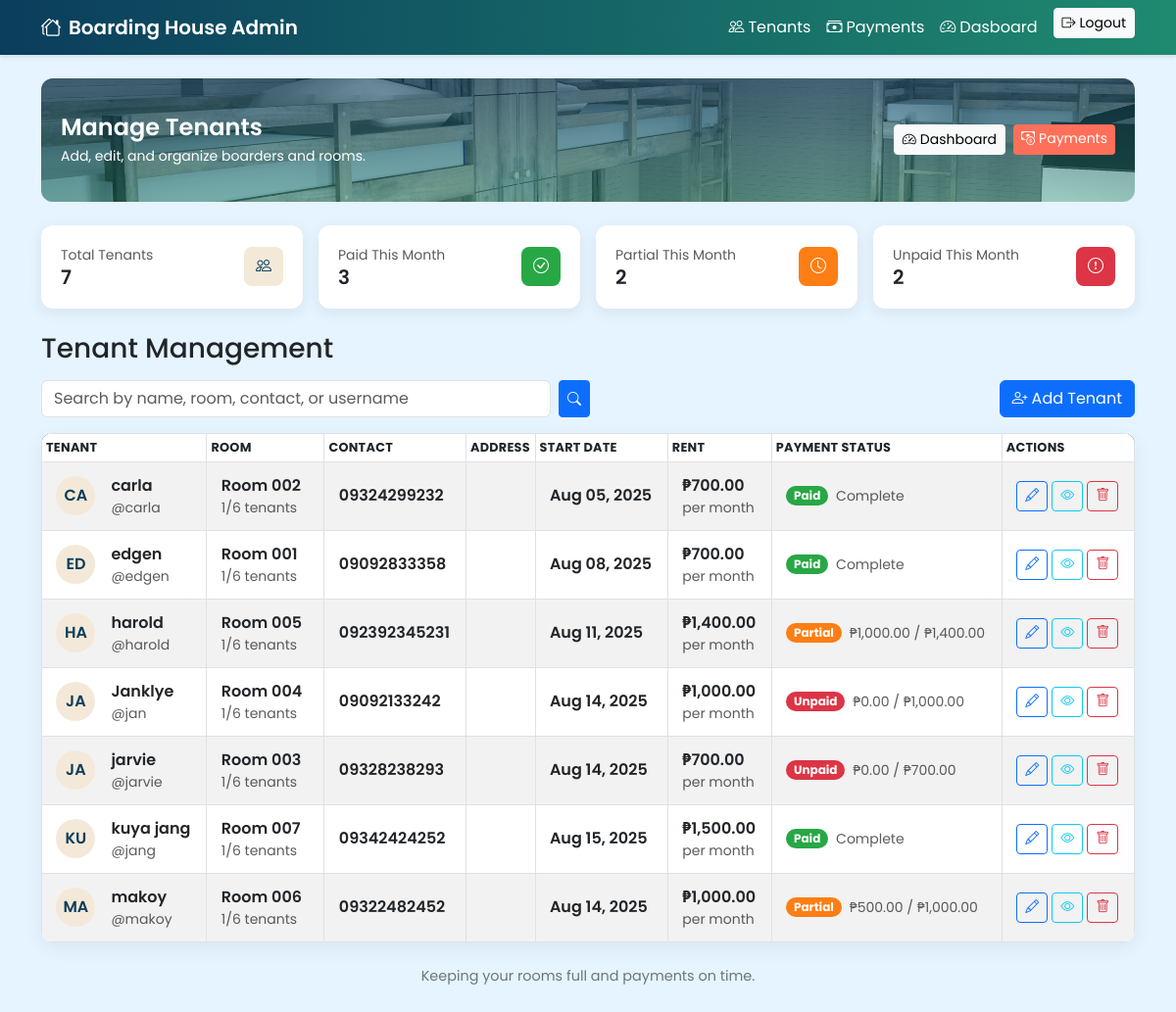
The app's page /admin/tenants.php (signed in) with its own data.
### tables this page shows
CREATE TABLE `tenants` (
  `tenant_id` int(11) NOT NULL,
  `name` varchar(100) NOT NULL,
  `room_number` varchar(10) NOT NULL,
  `contact` varchar(15) DEFAULT NULL,
  `start_date` date NOT NULL,
  `rent_amount` decimal(10,2) NOT NULL,
  `address` varchar(255) NOT NULL DEFAULT '',
  `monthly_rent` decimal(10,2) NOT NULL DEFAULT 0.00
);

CREATE TABLE `users` (
  `id` int(11) NOT NULL,
  `username` varchar(50) NOT NULL,
  `email` varchar(100) DEFAULT NULL,
  `reset_token` varchar(64) DEFAULT NULL,
  `reset_expires` datetime DEFAULT NULL,
  `password` varchar(255) NOT NULL,
  `role` enum('admin','tenant') NOT NULL,
  UNIQUE KEY `uniq_username` (`username`)
);

CREATE TABLE `payments` (
  `payment_id` int(11) NOT NULL,
  `tenant_id` int(11) NOT NULL,
  `month_paid` varchar(7) DEFAULT NULL,
  `amount` decimal(10,2) NOT NULL,
  `payment_method` varchar(50) NOT NULL,
  `status` enum('Paid','Partial','Unpaid') NOT NULL DEFAULT 'Unpaid',
  `remarks` text DEFAULT NULL,
  `date_paid` datetime NOT NULL DEFAULT current_timestamp(),
  `received_by` varchar(100) NOT NULL
);

### admin/tenants.php (the view, shortened to what this page needs)
<?php
include '../config/db.php';
$search = $_GET['search'] ?? '';
$sql = "SELECT t.*, a.username FROM tenants t LEFT JOIN users a ON a.id = t.tenant_id AND a.role='tenant'";
$sql.=" ORDER BY t.name";
$tenants = mysqli_query($conn,$sql);
$total_tenants = mysqli_fetch_assoc(mysqli_query($conn, "SELECT COUNT(*) as count FROM tenants"))['count'] ?? 0;
$current_month = date('Y-m');
$paid_tenants = mysqli_fetch_assoc(mysqli_query($conn, "
    SELECT COUNT(DISTINCT t.tenant_id) as count
    FROM tenants t
    JOIN payments p ON t.tenant_id = p.tenant_id AND p.month_paid = '$current_month'
    WHERE p.status = 'Paid'
"))['count'] ?? 0;
$partial_tenants = mysqli_fetch_assoc(mysqli_query($conn, "
    SELECT COUNT(DISTINCT t.tenant_id) as count
    FROM tenants t
    JOIN payments p ON t.tenant_id = p.tenant_id AND p.month_paid = '$current_month'
    WHERE p.status = 'Partial'
"))['count'] ?? 0;
$unpaid_tenants = mysqli_fetch_assoc(mysqli_query($conn, "
    SELECT COUNT(DISTINCT t.tenant_id) as count
    FROM tenants t
    JOIN payments p ON t.tenant_id = p.tenant_id AND p.month_paid = '$current_month'
    WHERE p.status = 'Unpaid'
"))['count'] ?? 0;
?>
<!DOCTYPE html>
<html>
<head>
<link href="https://cdn.jsdelivr.net/npm/bootstrap@5.3.0/dist/css/bootstrap.min.css" rel="stylesheet">
<link href="https://cdn.jsdelivr.net/npm/bootstrap-icons@1.11.3/font/bootstrap-icons.css" rel="stylesheet">
</head>
<body>
<nav class="navbar navbar-expand-lg navbar-dark">
  <div class="container">
    <a class="navbar-brand fw-semibold" href="dashboard.php"><i class="bi bi-houses me-2"></i>Boarding House Admin</a>
    <div class="collapse navbar-collapse" id="navbarsMain">
      <ul class="navbar-nav ms-auto">
        <li class="nav-item"><a class="nav-link active" href="tenants.php"><i class="bi bi-people me-1"></i>Tenants</a></li>
        <li class="nav-item"><a class="nav-link" href="payments.php"><i class="bi bi-cash-stack me-1"></i>Payments</a></li>
        <li class="nav-item"><a class="nav-link active" href="dashboard.php"><i class="bi bi-speedometer2 me-1"></i>Dasboard</a></li>
        <li class="nav-item ms-lg-2"><a class="btn btn-sm btn-light" href="../logout.php"><i class="bi bi-box-arrow-right me-1"></i>Logout</a></li>
      </ul>
    </div>
  </div>
</nav>
<div class="container mt-4">
  <div class="hero mb-4">
    <div class="hero-content d-flex flex-column flex-md-row align-items-md-center justify-content-between">
      <div class="mb-2 mb-md-0">
        <h1 class="h4 fw-semibold mb-1">Manage Tenants</h1>
        <div class="small">Add, edit, and organize boarders and rooms.</div>
      </div>
      <div class="d-flex gap-2">
        <a href="dashboard.php" class="btn btn-light btn-sm"><i class="bi bi-speedometer2 me-1"></i>Dashboard</a>
        <a href="payments.php" class="btn btn-coral btn-sm"><i class="bi bi-cash-coin me-1"></i>Payments</a>
      </div>
    </div>
  </div>
  <div class="row g-3 mb-4">
    <div class="col-md-3">
      <div class="card stat-card">
        <div class="card-body d-flex align-items-center justify-content-between">
          <div>
            <div class="text-muted small">Total Tenants</div>
            <div class="h5 mb-0 fw-semibold"><?= $total_tenants ?></div>
          </div>
          <div class="stat-icon" style="background:var(--bh-sand); color:var(--bh-deep);"><i class="bi bi-people"></i></div>
        </div>
      </div>
    </div>
    <div class="col-md-3">
      <div class="card stat-card">
        <div class="card-body d-flex align-items-center justify-content-between">
          <div>
            <div class="text-muted small">Paid This Month</div>
            <div class="h5 mb-0 fw-semibold"><?= $paid_tenants ?></div>
          </div>
          <div class="stat-icon" style="background:#28a745; color:#fff;"><i class="bi bi-check-circle"></i></div>
        </div>
      </div>
    </div>
    <div class="col-md-3">
      <div class="card stat-card">
        <div class="card-body d-flex align-items-center justify-content-between">
          <div>
            <div class="text-muted small">Partial This Month</div>
            <div class="h5 mb-0 fw-semibold"><?= $partial_tenants ?></div>
          </div>
          <div class="stat-icon" style="background:#fd7e14; color:#fff;"><i class="bi bi-clock"></i></div>
        </div>
      </div>
    </div>
    <div class="col-md-3">
      <div class="card stat-card">
        <div class="card-body d-flex align-items-center justify-content-between">
          <div>
            <div class="text-muted small">Unpaid This Month</div>
            <div class="h5 mb-0 fw-semibold"><?= $unpaid_tenants ?></div>
          </div>
          <div class="stat-icon" style="background:#dc3545; color:#fff;"><i class="bi bi-exclamation-circle"></i></div>
        </div>
      </div>
    </div>
  </div>
  <div class="mb-3">
    <h3 class="mb-0">Tenant Management</h3>
  </div>
  <div class="d-flex justify-content-between align-items-center mb-3 flex-wrap">
    <form method="GET" class="d-flex search-w flex-grow-1 me-2" style="min-width: 0;">
      <input type="text" name="search"
             value="<?=htmlspecialchars($search)?>"
             placeholder="Search by name, room, contact, or username"
             class="form-control me-2" style="min-width: 0;">
      <button class="btn btn-sm btn-primary" title="Search"><i class="bi bi-search"></i></button>
    </form>
    <button class="btn btn-primary flex-shrink-0" data-bs-toggle="modal" data-bs-target="#addModal"><i class="bi bi-person-plus me-1"></i>Add Tenant</button>
  </div>
  <div class="table-responsive table-card">
    <table class="table table-bordered table-striped table-sm table-hover align-middle mb-0">
      <thead>
        <tr>
          <th>Tenant</th>
          <th>Room</th>
          <th>Contact</th>
          <th>Address</th>
          <th>Start Date</th>
          <th>Rent</th>
          <th>Payment Status</th>
          <th>Actions</th>
        </tr>
      </thead>
      <tbody>
      <?php while($t=mysqli_fetch_assoc($tenants)){
    $current_month_payment = mysqli_fetch_assoc(mysqli_query($conn, "SELECT SUM(amount) as total FROM payments WHERE tenant_id=".$t['tenant_id']." AND month_paid='$current_month'"));
    $current_amount = $current_month_payment ? floatval($current_month_payment['total']) : 0;
    $rent_amount = floatval($t['rent_amount']);
    $status_row = mysqli_fetch_assoc(mysqli_query($conn, "SELECT status FROM payments WHERE tenant_id=".$t['tenant_id']." AND month_paid='$current_month' ORDER BY status='Paid' DESC, status='Partial' DESC LIMIT 1"));
    $status = $status_row && !empty($status_row['status']) ? $status_row['status'] : ($current_amount > 0 ? 'Partial' : 'Unpaid');
    $status_class = strtolower($status);
    $room_count = mysqli_fetch_assoc(mysqli_query($conn, "SELECT COUNT(*) as count FROM tenants WHERE room_number='".$t['room_number']."'"))['count'];
      ?>
      <tr>
        <td>
          <div class="d-flex align-items-center gap-3">
            <div class="tenant-avatar"><?= strtoupper(substr($t['name'], 0, 2)) ?></div>
            <div>
              <div class="fw-semibold"><?=htmlspecialchars($t['name'])?></div>
              <div class="text-muted small">@<?=htmlspecialchars($t['username'])?></div>
            </div>
          </div>
        </td>
        <td style="width: 120px;">
          <div class="fw-semibold">Room <?=$t['room_number']?></div>
          <div class="text-muted small"><?=$room_count?>/6 tenants</div>
        </td>
        <td>
          <div class="fw-semibold"><?=$t['contact']?></div>
        </td>
        <td>
        </td>
        <td>
          <div class="fw-semibold"><?=date('M d, Y', strtotime($t['start_date']))?></div>
        </td>
        <td>
          <div class="fw-semibold">₱<?=number_format($t['rent_amount'],2)?></div>
          <div class="text-muted small">per month</div>
        </td>
        <td>
          <div class="d-flex align-items-center gap-2">
            <span class="badge badge-<?=$status_class?>"><?=$status?></span>
            <div class="small text-muted">
              <?php if($status === 'Partial'): ?>
                ₱<?= number_format($current_amount, 2) ?> / ₱<?= number_format($rent_amount, 2) ?>
              <?php elseif($status === 'Paid'): ?>
                Complete
              <?php else: ?>
                ₱0.00 / ₱<?= number_format($rent_amount, 2) ?>
              <?php endif; ?>
            </div>
          </div>
        </td>
        <td>
          <div class="d-flex gap-1">
            <button class="btn btn-sm btn-outline-primary" data-bs-toggle="modal" data-bs-target="#edit<?=$t['tenant_id']?>" title="Edit">
              <i class="bi bi-pencil"></i>
            </button>
            <button class="btn btn-sm btn-outline-info" data-bs-toggle="modal" data-bs-target="#view<?=$t['tenant_id']?>" title="View Details">
              <i class="bi bi-eye"></i>
            </button>
            <button class="btn btn-sm btn-outline-danger" data-bs-toggle="modal" data-bs-target="#del<?=$t['tenant_id']?>" title="Delete">
              <i class="bi bi-trash"></i>
            </button>
          </div>
        </td>
      </tr>
    <?php } ?>
    </table>
  </div>
</div>
<div class="container mt-4 mb-5">
  <p class="footer-note text-center">Keeping your rooms full and payments on time.</p>
</div>
</body>
</html>

### admin/tenants.php (style rules this page uses)
:root { --bh-primary:#0d6efd; --bh-deep:#0b3d5c; --bh-teal:#1f8a70; --bh-sand:#f4e9d8; --bh-coral:#ff6f59; --bh-sky:#e6f4ff; }
body { background:var(--bh-sky); font-family:'Poppins', system-ui, -apple-system, Segoe UI, Roboto, "Helvetica Neue", Arial; }
.navbar { background: linear-gradient(90deg, var(--bh-deep), var(--bh-teal)); position: sticky; top: 0; z-index: 1030; box-shadow: 0 2px 4px rgba(0,0,0,0.1); }
.navbar .nav-link, .navbar .navbar-brand { color:#fff; }
.hero { position:relative; background:url('../Hero-Boarding.jpg') center/cover no-repeat; color:#fff; border-radius:12px; overflow:hidden; }
.hero::after { content:""; position:absolute; inset:0; background:linear-gradient(180deg, rgba(11,61,92,.6), rgba(31,138,112,.45)); }
.hero-content { position:relative; z-index:1; padding:36px 20px; }
.table thead { background:#0f2d44; color:#fff; }
.table thead th { text-transform:uppercase; letter-spacing:.02em; font-size:.8rem; }
.table tbody td { padding:.75rem .9rem; }
.table-card { border-radius:12px; overflow:hidden; box-shadow:0 6px 20px rgba(0,0,0,.06); }
.btn-coral { background:var(--bh-coral); color:#fff; border:none; }
.footer-note { color:#6c757d; font-size:.9rem; }
.stat-card { border:0; border-radius:12px; overflow:hidden; box-shadow:0 4px 15px rgba(0,0,0,.08); }
.stat-card .card-body { padding:20px; }
.stat-icon { width:40px; height:40px; border-radius:8px; display:flex; align-items:center; justify-content:center; }
.tenant-avatar { width:40px; height:40px; border-radius:50%; background:var(--bh-sand); display:flex; align-items:center; justify-content:center; color:var(--bh-deep); font-weight:600; }
.badge-paid { background-color: #28a745; color: white; }
.badge-partial { background-color: #fd7e14; color: white; }
.badge-unpaid { background-color: #dc3545; color: white; }
.badge { border-radius: 50rem; }
.search-w { max-width:560px; }

### records on screen
tenants: name "CA", name "carla", users.username "carla", room_number "002", room_count "1", contact "09324299232", start_date "Aug 05, 2025", rent_amount "700.00", payments.status "Paid", shows "Complete"
tenants: name "ED", name "edgen", users.username "edgen", room_number "001", room_count "1", contact "09092833358", start_date "Aug 08, 2025", rent_amount "700.00", payments.status "Paid", shows "Complete"
tenants: name "HA", name "harold", users.username "harold", room_number "005", room_count "1", contact "092392345231", start_date "Aug 11, 2025", rent_amount "1,400.00", payments.status "Partial", current_amount "1,000.00"
tenants: name "JA", name "Janklye", users.username "jan", room_number "004", room_count "1", contact "09092133242", start_date "Aug 14, 2025", rent_amount "1,000.00", payments.status "Unpaid"
tenants: name "JA", name "jarvie", users.username "jarvie", room_number "003", room_count "1", contact "09328238293", start_date "Aug 14, 2025", rent_amount "700.00", payments.status "Unpaid"
tenants: name "KU", name "kuya jang", users.username "jang", room_number "007", room_count "1", contact "09342424252", start_date "Aug 15, 2025", rent_amount "1,500.00", payments.status "Paid", shows "Complete"
tenants: name "MA", name "makoy", users.username "makoy", room_number "006", room_count "1", contact "09322482452", start_date "Aug 14, 2025", rent_amount "1,000.00", payments.status "Partial", current_amount "500.00"

### other values on screen
$total_tenants "7"
$paid_tenants "3"
$partial_tenants "2"
$unpaid_tenants "2"
